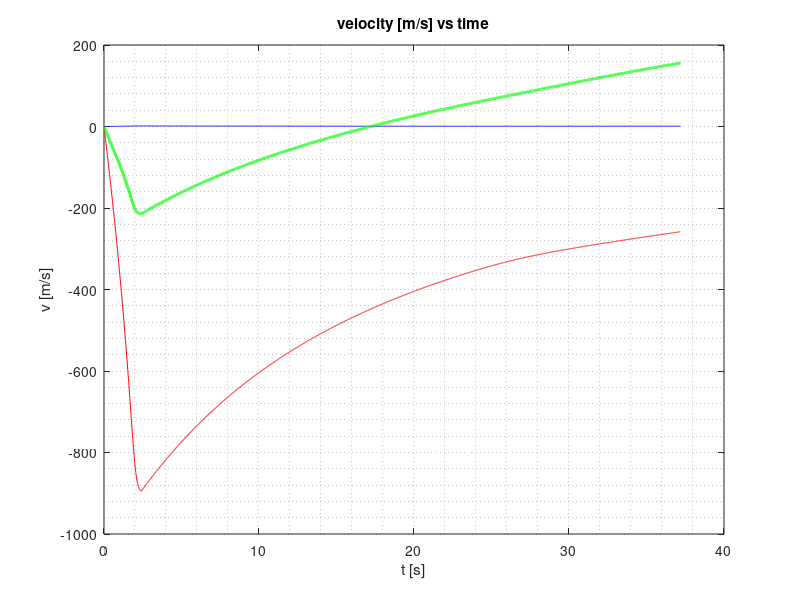
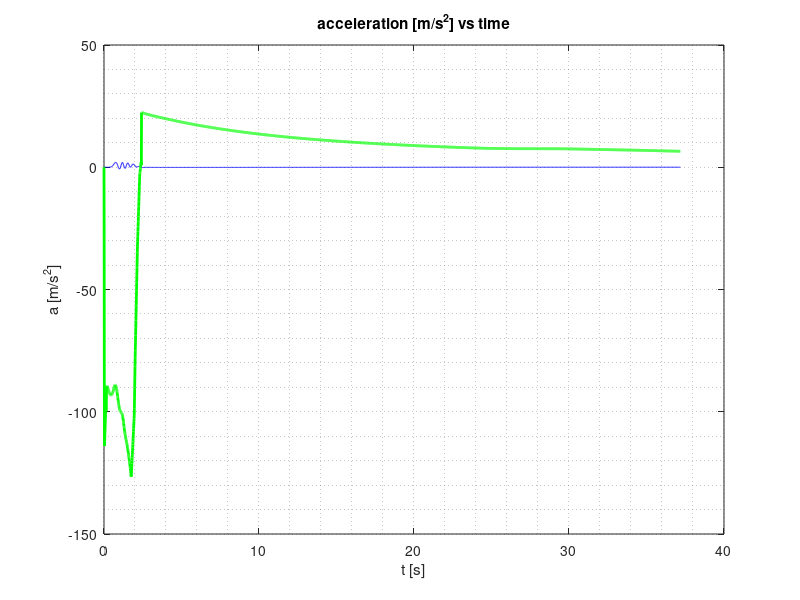
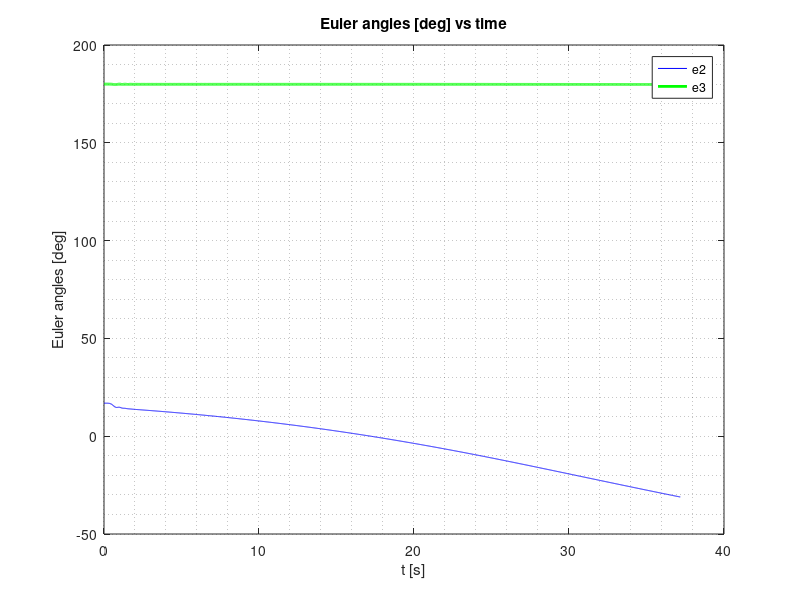
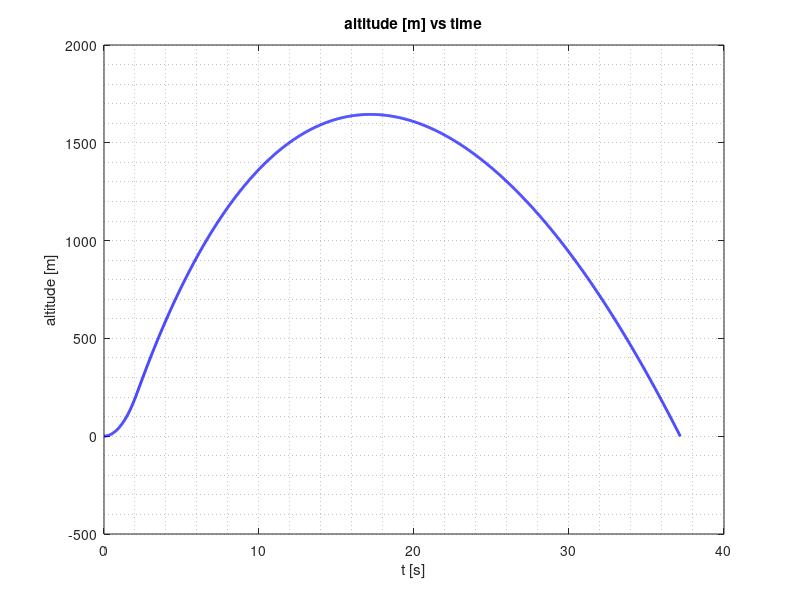

Write the MATLAB code that produced these figures, in order. (Note: this script raises an error after producing the figures.)
clear;clc;

load('rocketdata1.mat');

rocketdata1 = rocketdata.rocketdata1;

N = 84001;
M = 87719;

t = rocketdata1(N:M,1) - rocketdata1(N,1);
lat = rocketdata1(N:M,2);
lon = rocketdata1(N:M,3);
alt = rocketdata1(N:M,4);
v1 = rocketdata1(N:M,5);
v2 = rocketdata1(N:M,6);
v3 = rocketdata1(N:M,7);
a1 = rocketdata1(N:M,8);
a2 = rocketdata1(N:M,9);
a3 = rocketdata1(N:M,10);
j1 = rocketdata1(N:M,11);
j2 = rocketdata1(N:M,12);
j3 = rocketdata1(N:M,13);
e1 = rocketdata1(N:M,14);
e2 = rocketdata1(N:M,15);
e3 = unwrap(rocketdata1(N:M,16));

% compute angular velocity
w1 = zeros(1,length(t))';
w2 = zeros(1,length(t))';
w3 = zeros(1,length(t))';

for i = 2:length(t)
    dt = t(i) - t(i-1);
    w1(i) = (e1(i) - e1(i-1))/dt;
    w2(i) = (e2(i) - e2(i-1))/dt;
    w3(i) = (e3(i) - e3(i-1))/dt;
end

wv = [zeros(1,length(t))', w2, w3];

sim.wv = wv;
sim.t = t;
sim.ini_align = [0; 0; 0];
% [sim] = IMU_simulator(sim);

figure(1)
plot(t, v1, 'r', t, v2, 'b', t, v3, 'g', 'LineWidth',2)
title('velocity [m/s] vs time')
xlabel('t [s]')
ylabel('v [m/s]')
grid minor

figure(2)
plot(t, a2, 'b', t, a3, 'g', 'LineWidth',2)
title('acceleration [m/s^2] vs time')
xlabel('t [s]')
ylabel('a [m/s^2]')
grid minor

figure(3)
plot(t, rad2deg(e2), 'b', t, rad2deg(e3), 'g', 'LineWidth',2)
title('Euler angles [deg] vs time')
xlabel('t [s]')
ylabel('Euler angles [deg]')
legend('e2','e3')
grid minor

figure(4)
plot(t, alt, 'b', 'LineWidth',2)
title('altitude [m] vs time')
xlabel('t [s]')
ylabel('altitude [m]')
grid minor

figure(5)
worldmap('Morocco')
load coastlines
plotm(coastlat,coastlon, 'b', 'LineWidth',2)
hold on
plotm(rad2deg(lat),rad2deg(lon), 'r*')
hold off

figure(6)
plot(t, rad2deg(w2), 'b', t, rad2deg(w3), 'g', 'LineWidth',2)
title('angular velocity [rad/s] vs time')
legend('w2','w3')
xlabel('t [s]')
ylabel('w [rad/s]')
grid minor

% [quat, euler] = attitude_computer(sim);

figure(7)
plot(t, euler(:,1), 'r', t, euler(:,2), 'b', t, euler(:,3), 'g', 'LineWidth',2)
title('angular velocity [rad/s] vs time')
xlabel('t [s]')
ylabel('w [rad/s]')
grid minor
